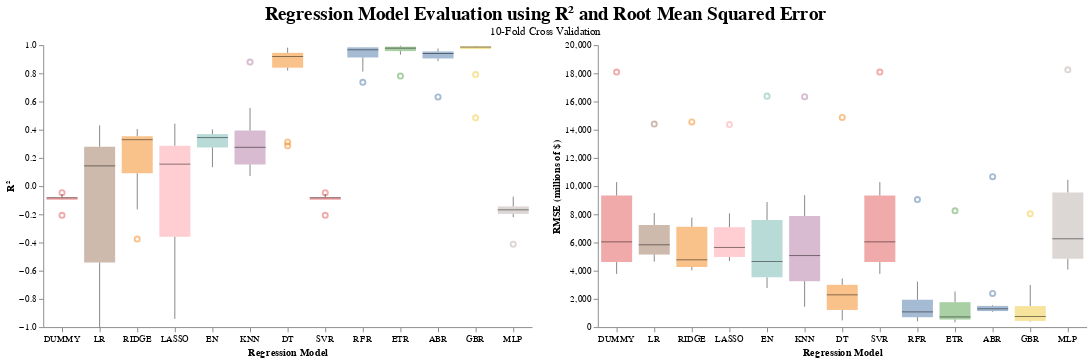

Notebook cell for this chart:
### Code cell
full_chart3 = (rev_chart3 | rev_chart2 ).properties(
    title=alt.TitleParams('Regression Model Evaluation using R² and Root Mean Squared Error', subtitle='10-Fold Cross Validation', fontSize = 20, anchor='middle'))
full_chart3.configure_view(stroke=None)

### Figure 1 — Vega-Lite specification as saved in the notebook (floating-point values rounded to 4 significant figures; data arrays with more than 128 entries replaced by an {"elided": "..."} marker saying what was removed)
{"config": {"view": {"continuousWidth": 300, "continuousHeight": 300, "stroke": null}}, "hconcat": [{"data": {"name": "data-d281c5a73f4ae7c28202776cd58a9403"}, "mark": {"type": "boxplot", "median": {"color": "black", "strokeWidth": 3}, "opacity": 0.5, "size": 33}, "encoding": {"color": {"field": "model", "legend": null, "type": "nominal"}, "x": {"axis": {"grid": false, "labelAngle": 0}, "field": "model", "sort": ["DUMMY", "LR", "RIDGE", "LASSO", "EN", "KNN", "DT", "SVR", "RFR", "ETR", "ABR", "GBR", "MLP"], "title": "Regression Model", "type": "nominal"}, "y": {"axis": {"grid": false}, "field": "R2", "scale": {"clamp": true, "domain": [-1, 1], "nice": false}, "title": "R²", "type": "quantitative"}}, "height": 300, "title": "", "width": 520}, {"data": {"name": "data-8c60a2f5549ff682cf147b4cf5aeb8bb"}, "mark": {"type": "boxplot", "median": {"color": "black", "strokeWidth": 3}, "opacity": 0.5, "size": 33}, "encoding": {"color": {"field": "model", "legend": null, "type": "nominal"}, "x": {"axis": {"grid": false, "labelAngle": 0}, "field": "model", "sort": ["DUMMY", "LR", "RIDGE", "LASSO", "EN", "KNN", "DT", "SVR", "RFR", "ETR", "ABR", "GBR", "MLP"], "title": "Regression Model", "type": "nominal"}, "y": {"axis": {"grid": false}, "field": "rmse", "title": "RMSE (millions of $)", "type": "quantitative"}}, "height": 300, "title": "", "width": 520}], "title": {"text": "Regression Model Evaluation using R² and Root Mean Squared Error", "anchor": "middle", "fontSize": 20, "subtitle": "10-Fold Cross Validation"}, "$schema": "https://vega.github.io/schema/vega-lite/v5.20.1.json", "datasets": {"data-d281c5a73f4ae7c28202776cd58a9403": {"elided": "130 records"}, "data-8c60a2f5549ff682cf147b4cf5aeb8bb": {"elided": "130 records"}}}
